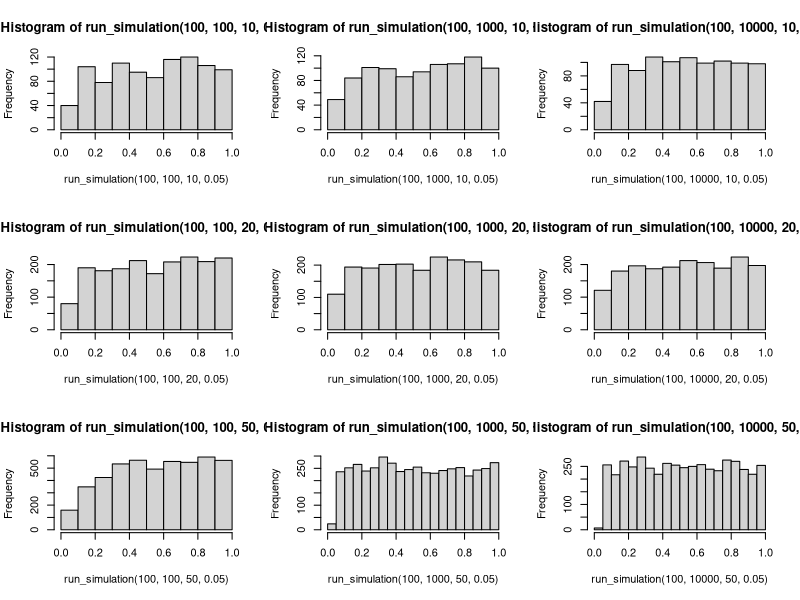

Write the R code that produced this figure.


generate_data = function(n,p) {
  num = n
  per = p
  m=matrix(rnorm(num*per, mean=0, sd=1), nrow=num, ncol=per)
  v=rnorm(num, mean=0, sd=1)
  list(covariates = m, responses = v)
}


model_select = function(covariates, responses, cutoff) {
  num = ncol(covariates)
  pvalues = summary(lm(responses ~ covariates))$coefficients[,4]
  if (length(pvalues) > 0) {
    pvalues = summary(lm(responses ~ covariates))$coefficients[,4][-1]
    covariates = covariates[, c(is.na(pvalues)==FALSE)]
    covariates = covariates[, c(cutoff<pvalues)]
    pvalues = summary(lm(responses ~ covariates))$coefficients[,4][-1]
    return(pvalues)
  }
  if (length(pvalues) == 0) {
    return(c())
  }
}


run_simulation = function(n_trials, n, p, cutoff) {
  pvalues = c()
  for (i in 1:n_trials) {
    d = generate_data(n, p) 
    pval = model_select(d$covariates, d$responses, cutoff)
    pvalues = c(pvalues, pval)
  }
  return(pvalues)
}

par(mfrow=c(3,3))
hist(run_simulation(100, 100, 10, 0.05))
hist(run_simulation(100, 1000, 10, 0.05))
hist(run_simulation(100, 10000, 10, 0.05))
hist(run_simulation(100, 100, 20, 0.05))
hist(run_simulation(100, 1000, 20, 0.05))
hist(run_simulation(100, 10000, 20, 0.05))
hist(run_simulation(100, 100, 50, 0.05))
hist(run_simulation(100, 1000, 50, 0.05))
hist(run_simulation(100, 10000, 50, 0.05))


